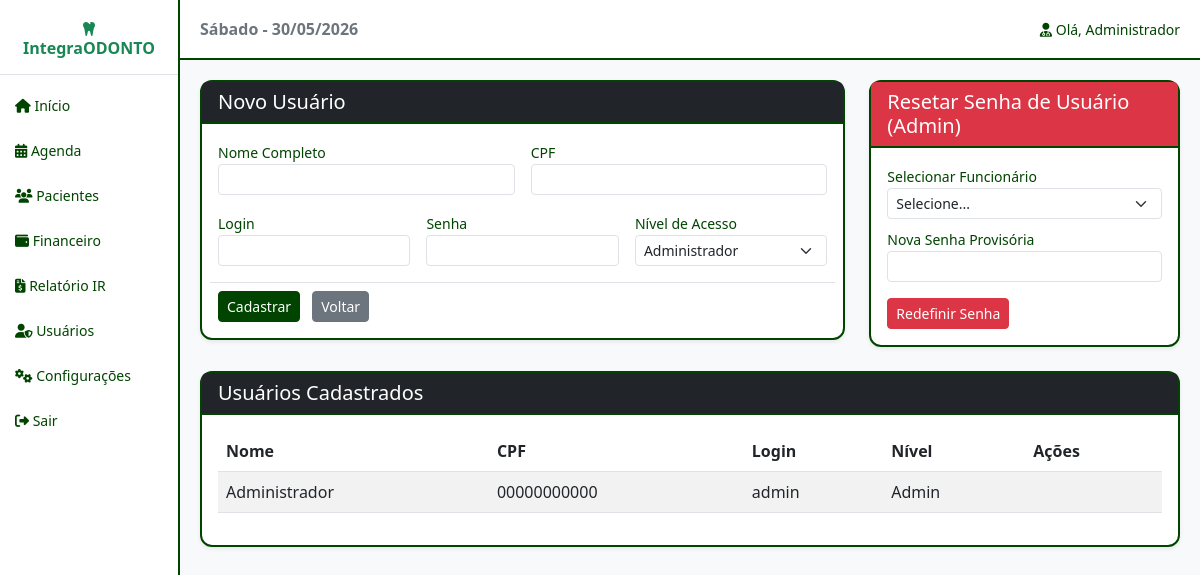
/view/usuarios.php (signed in), run on an earlier commit of the app's database.
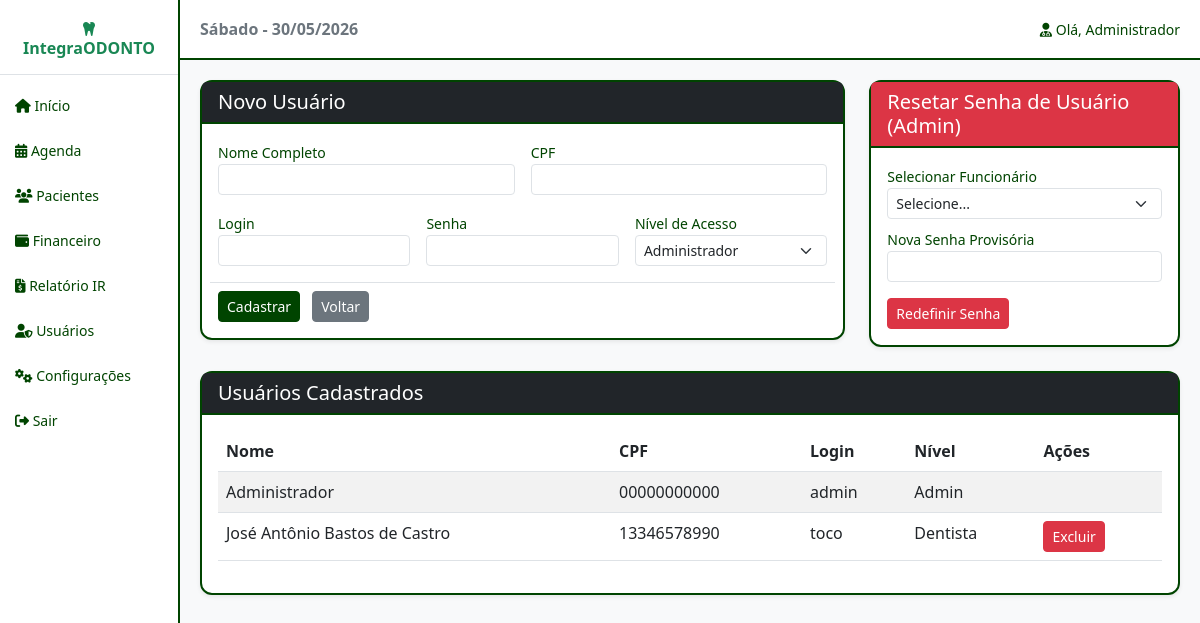
And on a later commit of the database.
### tables this page shows
CREATE TABLE `usuarios` (
  `id` int(11) NOT NULL AUTO_INCREMENT,
  `nome_completo` varchar(255) NOT NULL,
  `cpf` varchar(14) NOT NULL,
  `login` varchar(50) NOT NULL,
  `senha` varchar(255) NOT NULL,
  `nivel_acesso` int(11) NOT NULL,
  `deleted_at` timestamp NULL DEFAULT NULL,
  PRIMARY KEY (`id`)
);

### config/conexao.php (called while the page is built, shortened)
<?php
abstract class Conexao {
    private $servidor = 'localhost';
    private $user = 'root';
    private $pass = 'apple';
    private $banco = 'integra_odonto';
    private function conexao() {
        $this->conn = new PDO("mysql:host=$this->servidor;dbname=$this->banco", $this->user, $this->pass);
    }
}
?>

### controller/usuarioController.php (called while the page is built, shortened)
<?php
require_once('../model/usuarioModel.php');
class UsuarioController {
    public function consultar() {
        $usuarioModel = new Usuario();
        return $usuarioModel->consulta();
    }
}
?>

### model/usuarioModel.php (called while the page is built, shortened)
<?php
require_once '../config/conexao.php';
class Usuario extends Conexao {
    private $tabela = 'usuarios';
    public function consulta() {
        $sql = "SELECT id, nome_completo, cpf, login, nivel_acesso FROM " . $this->tabela . " WHERE deleted_at IS NULL ORDER BY nome_completo ASC";
        $stmt = $this->conn->prepare($sql);
        $stmt->execute();
        return $stmt->fetchAll(PDO::FETCH_ASSOC);
    }
}
?>

### view/usuarios.php (the view, shortened to what the changed rows need)
<?php
require_once 'header.php';
require_once '../controller/usuarioController.php';
$controller = new UsuarioController();
$usuarios = $controller->consultar();
?>
<div class="row g-4">
    <div class="col-md-12">
        <div class="card shadow-sm">
            <div class="card-body">
                <table class="table table-striped table-hover">
                    <thead><tr><th>Nome</th><th>CPF</th><th>Login</th><th>Nível</th><th>Ações</th></tr></thead>
                    <tbody>
                        <?php foreach($usuarios as $u): ?>
                        <tr>
                            <td><?php echo $u['nome_completo']; ?></td>
                            <td><?php echo $u['cpf']; ?></td>
                            <td><?php echo $u['login']; ?></td>
                            <td><?php echo $u['nivel_acesso'] == 1 ? 'Admin' : ($u['nivel_acesso'] == 2 ? 'Dentista' : 'Recepção'); ?></td>
                            <td>
                                <?php if($u['login'] !== 'admin'): ?>
                                    <a href="../controller/usuarioController.php?action=excluirUsuario&id=<?php echo $u['id']; ?>" class="btn btn-sm btn-danger" onclick="return confirm('Tem certeza que deseja remover este usuário do sistema?');">Excluir</a>
                                <?php endif; ?>
                            </td>
                        </tr>
                        <?php endforeach; ?>
                    </tbody>
                </table>
            </div>
        </div>
    </div>
</div>
<?php require_once 'footer.php'; ?>

What changed in the data, as far as the page shows it:
added usuarios: nome_completo "José Antônio Bastos de Castro", cpf "13346578990", login "toco", nivel_acesso "Dentista"
